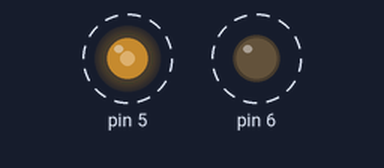
Simulated run of this sketch. Board: Arduino Uno, built with avr-gcc and run on an emulated ATmega328P. On the bench: output pins drawn as LEDs (lit = HIGH). Dashed ring = blinking.

Above: at 0.05 s.
Timing chart, 0 to 4.6 s (numbered marks = the images above):
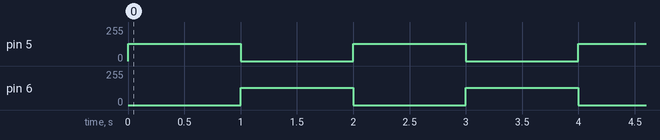

Measured:
- by itself, pin 5, pin 6: alternates 128/255 for 1.0 s and 0/255 for 1.0 s

The sketch:

dc_driver_pwm.ino
```cpp
void setup() {
  // put your setup code here, to run once:
}

void loop() {
  analogWrite(5,128);
  analogWrite(6,0);
  delay(1000);
  analogWrite(5,0);
  analogWrite(6,128);
  delay(1000);
}
```
